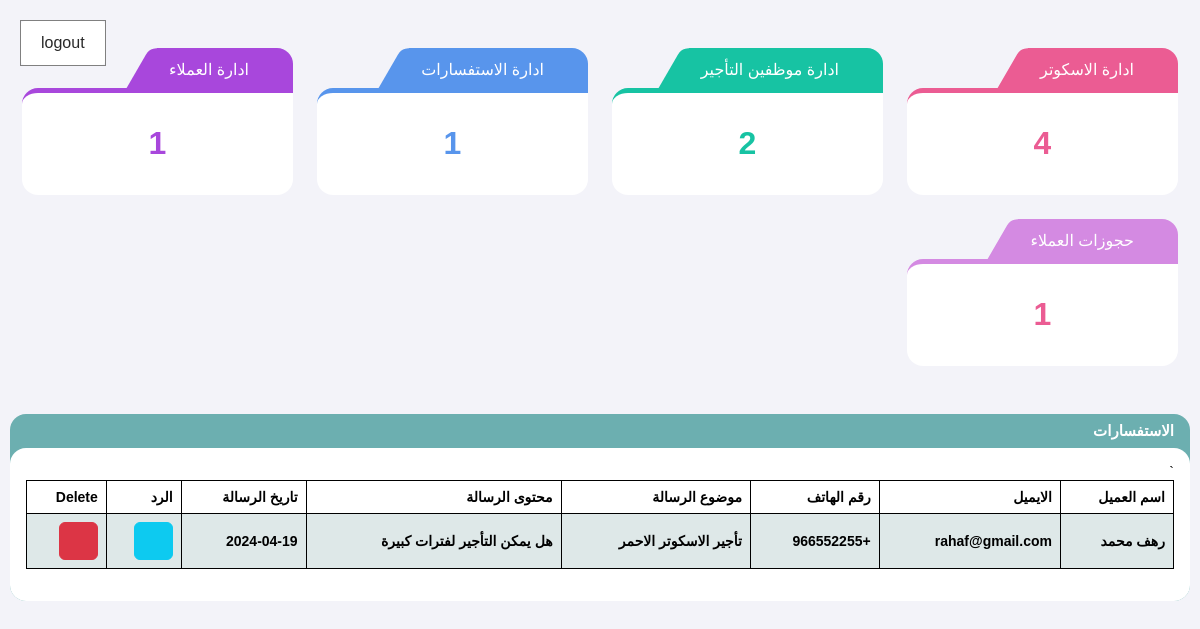
The page /admin/questions.php (signed in) on the database as committed earlier.
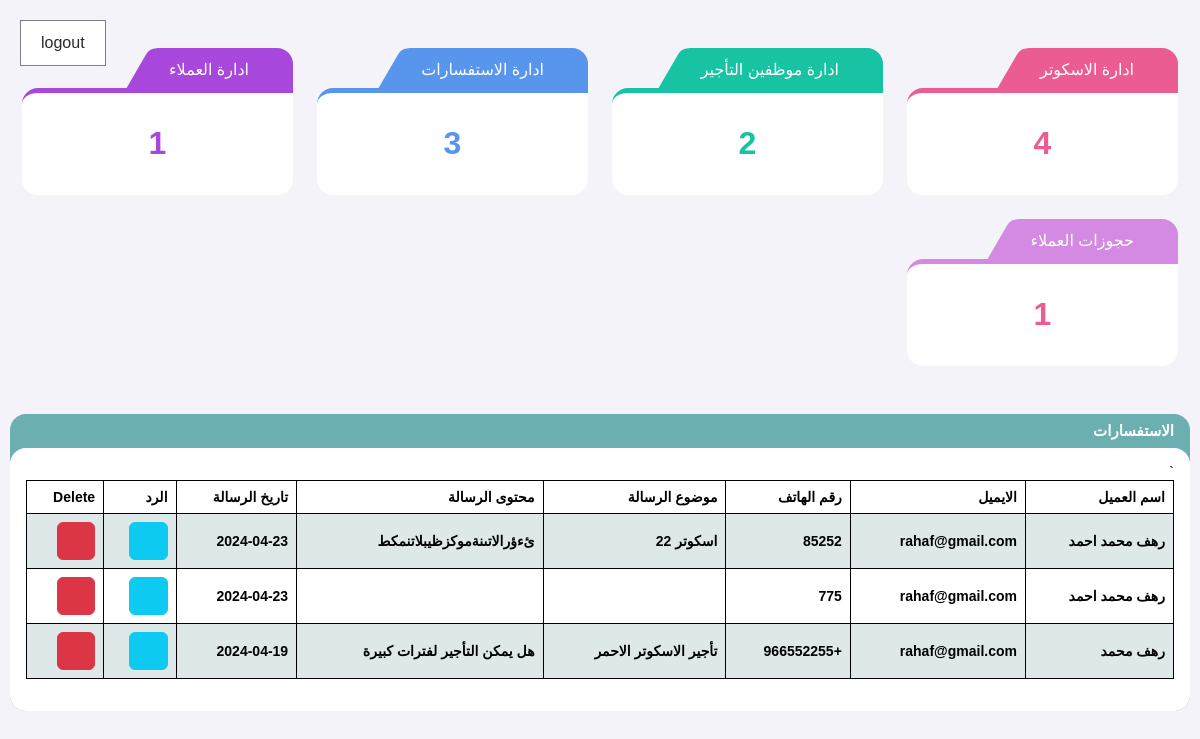
The same page on the database as committed later.
### tables this page shows
CREATE TABLE `questions` (
  `question_id` int(10) NOT NULL,
  `customer_name` varchar(255) NOT NULL,
  `email` varchar(255) NOT NULL,
  `phone` varchar(255) NOT NULL,
  `subject` varchar(300) NOT NULL,
  `question_content` text NOT NULL,
  `question_date` date NOT NULL,
  `customer_id` int(10) NOT NULL,
  `question_answer` varchar(300) NOT NULL
);

### helper.php (called while the page is built, shortened)
<?php
if (!function_exists('runQuery')) {
    function runQuery($query)
    {
        $servername = "localhost";
        $username = "root";
        $password = "";
        $database = "scooters";
        $conn = new mysqli($servername, $username, $password, $database);
        $conn->set_charset("utf8");
        return $conn->query($query);
    }
}

### admin/questions.php (the view, shortened to what this page needs)
<?php
require('../helper.php');
$selectQuestionsSql = 'SELECT * FROM questions order by question_id  DESC';
$selectQuestionsResult = runQuery($selectQuestionsSql);
?>
<!doctype html>
<html lang="ar" data-layout="vertical" data-topbar="light" data-sidebar="dark" data-sidebar-size="lg"
      data-sidebar-image="none">
<head>
    <?php
    include_once 'layout/assets/css.php';
    ?>
<body>
<div class="back">
    <a href="logout.php" class="btn"> logout </a>
</div>
<content>
    <?php
    include_once 'layout/inc/counter.php';
    ?>
    <section class="tableSection">
        <div class="tableHead">
            <h6>الاستفسارات</h6>
        </div>
        <div class="tableDiv">
            <table id="table" class="table datatable table-bordered dt-responsive nowrap table-striped align-middle">
                <thead>
                <tr>
                    <th>اسم العميل</th>
					<th>الايميل</th>
					<th>رقم الهاتف</th>
					<th>موضوع الرسالة</th>
					<th>محتوى الرسالة</th>
					<th>تاريخ الرسالة</th>
                    <th>الرد</th>
                    <th>Delete</th>
                </tr>
                </thead>
                <tbody>
				<?php
                if ($selectQuestionsResult->num_rows > 0) {
                    while ($row = $selectQuestionsResult->fetch_assoc()) {
                        ?>
                        <tr>
                            <th><?php echo $row['customer_name']?></th>
                             <th><?php echo $row['email']?></th>
							 <th><?php echo $row['phone']?></th>
							 <th><?php echo $row['subject']?></th>
							 <th><?php echo $row['question_content']?></th>
							 <th><?php echo $row['question_date']?></th>
							<th><button class="btn btn-info"  data-bs-toggle="modal" data-bs-target="#editModal<?php echo $row['question_id']?>"><i class="fa-light fa-edit"></i></button></th>
                            <th><a href="?method=DELETE&question_id=<?php echo $row['question_id']?>" class="btn btn-danger confirmation"><i class="fa-light fa-trash"></i></a></th>
                        </tr>
                        <?php
                    }
                }
                ?>
                </tbody>
            </table>
        </div>
    </section>
</content>
</body>
</html>

### admin/layout/assets/css.php (shortened to what this page needs)
<link rel="stylesheet" href="assets/dashboard/css/bootstrap.rtl.min.css" />
<link rel="stylesheet" href="assets/dashboard/css/fontawesome.min.css" />
<link rel="stylesheet" href="assets/dashboard/css/aos.css" />
<link rel="stylesheet" href="assets/dashboard/css/select2.min.css" />
<link rel="stylesheet" href="assets/dashboard/css/odometer.min.css" />
<link rel="stylesheet" href="assets/dashboard/css/style.css" />
<link href="assets/dashboard/css/jquery.fancybox.min.css" rel="stylesheet" type="text/css" />
<link href="assets/dashboard/css/icons.min.css" rel="stylesheet" type="text/css" />
<link href="//cdnjs.cloudflare.com/ajax/libs/toastr.js/latest/toastr.min.css" rel="stylesheet" type="text/css" />

### admin/layout/inc/counter.php (shortened to what this page needs)
<?php
$sqlAllScooters = "SELECT COUNT(scooter_id) AS countAllScooters FROM scooter";
$countAllScootersResult = runQuery($sqlAllScooters);
$countAllScooters = 0;
if ($countAllScootersResult->num_rows > 0) {
    $row = $countAllScootersResult->fetch_assoc();
    $countAllScooters = $row['countAllScooters'];
}
$sqlAllCustomers = "SELECT COUNT(cust_id) AS countAllCustomers FROM customer";
$countAllCustomersResult = runQuery($sqlAllCustomers);
$countAllCustomers = 0;
if ($countAllCustomersResult->num_rows > 0) {
    $custrow = $countAllCustomersResult->fetch_assoc();
    $countAllCustomers = $custrow['countAllCustomers'];
}
$sqlAllReservations = "SELECT COUNT(reservation_id) AS countAllReservations FROM reservations";
$countAllReservationsResult = runQuery($sqlAllReservations);
$countAllReservations = 0;
if ($countAllReservationsResult->num_rows > 0) {
    $reserveRow = $countAllReservationsResult->fetch_assoc();
    $countAllReservations = $reserveRow['countAllReservations'];
}
$sqlAllEmp = "SELECT COUNT(employee_id) AS countAllEmps FROM rent_employee";
$countAllEmpsResult = runQuery($sqlAllEmp);
$countAllEmps = 0;
$sqlAllQuestions = "SELECT * FROM questions ";
$countAllQuesResult = runQuery($sqlAllQuestions);
if ($countAllEmpsResult->num_rows > 0) {
    $row = $countAllEmpsResult->fetch_assoc();
    $countAllEmps = $row['countAllEmps'];
}
?>
<section class="statisticsSection">
    <div class="row g-4">
        <a href="index.php" class="statistic col-sm-6 col-md-4 col-lg-3">
            <h5 class="top">
                <i class="fa-solid fa-motorcycle"></i>
                ادارة الاسكوتر
            </h5>
            <div class="body">
                <h1 class="odometer"
                    data-count="<?php echo $countAllScooters; ?>"><?php echo $countAllScooters; ?></h1>
            </div>
        </a>
        <a href="rentEmployee.php" class="statistic col-sm-6 col-md-4 col-lg-3">
            <h5 class="top">
                <i class='fas fa-user-tie' style='font-size:24px'></i>
                ادارة موظفين التأجير
            </h5>
            <div class="body">
                <h1 class="odometer" data-count="<?php echo $countAllEmps ?? 0; ?>"><?php echo $countAllEmps ?? 0; ?></h1>
            </div>
        </a>
        <a href="questions.php" class="statistic col-sm-6 col-md-4 col-lg-3">
            <h5 class="top">
                <i class="fa fa-question-circle" aria-hidden="true"></i>
                ادارة الاستفسارات
            </h5>
            <div class="body">
                <h1 class="odometer"
                   data-count="<?php echo $countAllQuesResult->num_rows ?? 0; ?>"><?php echo $countAllQuesResult->num_rows ?? 0; ?></h1>
            </div>
        </a>
		     <a href="customers.php" class="statistic col-sm-6 col-md-4 col-lg-3">
            <h5 class="top">
               <i class='fas fa-users' style='font-size:24px'></i>
                ادارة العملاء
            </h5>
            <div class="body">
                <h1 class="odometer"
                    data-count="<?php echo $countAllCustomers;?>"><?php echo $countAllCustomers; ?></h1>
            </div>
        </a>
		  <a href="reservation.php" class="statistic col-sm-6 col-md-4 col-lg-3">
            <h5 class="top">
                <i class="fa-solid fa-motorcycle"></i>
                حجوزات العملاء
            </h5>
            <div class="body">
                <h1 class="odometer"
                    data-count="<?php echo $countAllReservations; ?>"><?php echo $countAllReservations; ?></h1>
            </div>
        </a>
    </div>
</section>

### admin/assets/dashboard/css/style.css (style rules this page uses)
* { font-family: "montserrat", sans-serif; box-sizing: border-box; margin: 0; padding: 0; outline: none; direction: rtl; }
a { text-decoration: none; transition: all 0.3s ease-in-out !important; color: #6cafb0; }
.row { margin: 0px; }
a, h1, h2, h3, h4, h5, h6, p { margin: 0; }
body { background-color: #f3f3f9; }
content { min-height: 50vh; position: relative; display: block; }
::placeholder { font-size: 12px; color: #bababa !important; font-weight: normal !important; }
content { width: min(100% - 20px, 1320px); margin: auto; display: flex; flex-direction: column; gap: 24px; min-height: 100vh; }
.statisticsSection { padding: 24px 0; }
.statisticsSection .statistic { position: relative; display: flex; flex-direction: column; }
.statisticsSection .statistic .top { padding: 12px; padding-bottom: 8px; background-color: #eb5c93; color: #ffffff; border-top-right-radius: 16px; display: inline-flex; position: relative; width: -webkit-fit-content; width: -moz-fit-content; width: fit-content; gap: 12px; }
.statisticsSection .statistic .top i { font-size: 20px; width: 20px; height: 20px; display: flex; justify-content: center; align-items: center; }
.statisticsSection .statistic .top::after { content: ""; position: absolute; left: -20px; top: 0; width: 30px; height: 130%; background-color: #eb5c93; transform: rotate(30deg); z-index: -1; border-top-left-radius: 12px; }
.statisticsSection .statistic .body { background-color: #ffffff; padding: 32px 16px; border-radius: 16px 0 16px 16px; border-top: 5px solid; border-color: #eb5c93; display: flex; justify-content: center; align-items: center; flex-direction: column; height: 100%; gap: 8px; }
.statisticsSection .statistic .body .odometer { font-weight: bold; font-size: 32px !important; color: #eb5c93; }
.statisticsSection .statistic:nth-child(2n) .top { background-color: #17c3a3; }
.statisticsSection .statistic:nth-child(2n) .top::after { background-color: #17c3a3; }
.statisticsSection .statistic:nth-child(2n) .body { border-color: #17c3a3; }
.statisticsSection .statistic:nth-child(2n) .body .odometer { color: #17c3a3; }
.statisticsSection .statistic:nth-child(3n) .top { background-color: #5895ec; }
.statisticsSection .statistic:nth-child(3n) .top::after { background-color: #5895ec; }
.statisticsSection .statistic:nth-child(3n) .body { border-color: #5895ec; }
.statisticsSection .statistic:nth-child(3n) .body .odometer { color: #5895ec; }
.statisticsSection .statistic:nth-child(4n) .top { background-color: #a847dc; }
.statisticsSection .statistic:nth-child(4n) .top::after { background-color: #a847dc; }
.statisticsSection .statistic:nth-child(4n) .body { border-color: #a847dc; }
.statisticsSection .statistic:nth-child(4n) .body .odometer { color: #a847dc; }
.statisticsSection .statistic:nth-child(5n) .top { background-color: #d48ae2; }
.statisticsSection .statistic:nth-child(5n) .top::after { background-color: #d48ae2; }
.statisticsSection .statistic:nth-child(5n) .body { border-color: #d48ae2; }
.tableDiv { padding: 16px; border-radius: 16px; background-color: #ffffff; }
.tableDiv .table { width: 100%; }
.tableDiv .table-striped > tbody > tr:nth-of-type(odd) > *, .tableDiv table.dataTable.table-striped > tbody > tr.odd { background-color: #eaf4f4; }
.tableSection { background-color: #6cafb0; border-radius: 16px; }
.tableSection .tableHead { display: flex; justify-content: space-between; align-items: center; padding: 8px 16px; gap: 16px; border-radius: 16px; color: #ffffff; }
.tableSection .tableHead h6 { font-weight: bold; }
@media (min-width: 992px) { body { font-size: 14px; } }
@media (min-width: 992px) { h1 { font-size: 26px; } }
@media (min-width: 992px) { h5 { font-size: 16px; } }
@media (min-width: 992px) { h6 { font-size: 15px; } }
@media (min-width: 992px) { a, p { font-size: 14px; } }

### admin/layout/assets/css.php (style rules this page uses)
.back { position: absolute; left: 20px; top: 20px; border: 1px solid gray; }
.back .btn { padding: 10px 20px; background-color: #fff; border: none; border-radius: 4px; color: #292929; text-decoration: none; font-family: 'IBM Plex Sans Arabic', sans-serif; }

Rows that differ between the two databases and show on the page:
added questions: customer_name "رهف محمد احمد", email "rahaf@gmail.com", phone "85252", subject "اسكوتر 22", question_content "ئءؤرالاتىنةموكزظيبلاتنمكط", question_date "2024-04-23"
added questions: customer_name "رهف محمد احمد", email "rahaf@gmail.com", phone "775", question_date "2024-04-23"
Other text that changed with them:
$countAllQuesResult->num_rows: "1" → "3"
